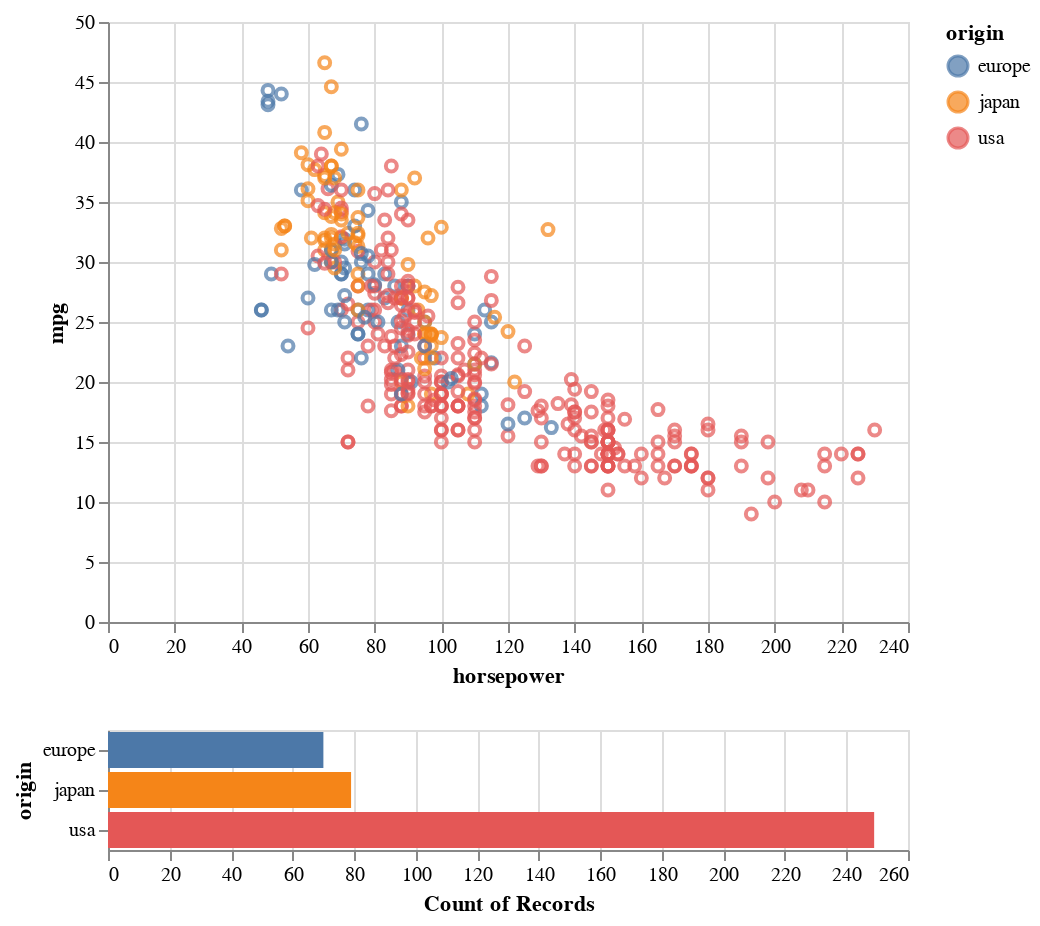

The cell this chart's notebook holds for it:
### Code cell
brush = alt.selection(type='interval')
points = alt.Chart(d_set).mark_point().encode(
    x='horsepower:Q',
    y='mpg:Q',
    color=alt.condition(brush, 'origin:N', alt.value('lightgray'))
).add_selection(
    brush
)

bars = alt.Chart(d_set).mark_bar().encode(
    y='origin:N',
    color='origin:N',
    x='count(origin):Q'
).transform_filter(
    brush
)
points & bars

### Figure 1 — Vega-Lite specification as saved in the notebook (floating-point values rounded to 4 significant figures; data arrays with more than 128 entries replaced by an {"elided": "..."} marker saying what was removed)
{"config": {"view": {"continuousWidth": 400, "continuousHeight": 300}}, "vconcat": [{"mark": "point", "encoding": {"color": {"condition": {"type": "nominal", "field": "origin", "selection": "selector003"}, "value": "lightgray"}, "x": {"type": "quantitative", "field": "horsepower"}, "y": {"type": "quantitative", "field": "mpg"}}, "selection": {"selector003": {"type": "interval"}}}, {"mark": "bar", "encoding": {"color": {"type": "nominal", "field": "origin"}, "x": {"type": "quantitative", "aggregate": "count", "field": "origin"}, "y": {"type": "nominal", "field": "origin"}}, "transform": [{"filter": {"selection": "selector003"}}]}], "data": {"name": "data-f1198cc0481ad698d7dc4699e0a3efa7"}, "$schema": "https://vega.github.io/schema/vega-lite/v4.8.1.json", "datasets": {"data-f1198cc0481ad698d7dc4699e0a3efa7": {"elided": "398 records"}}}
